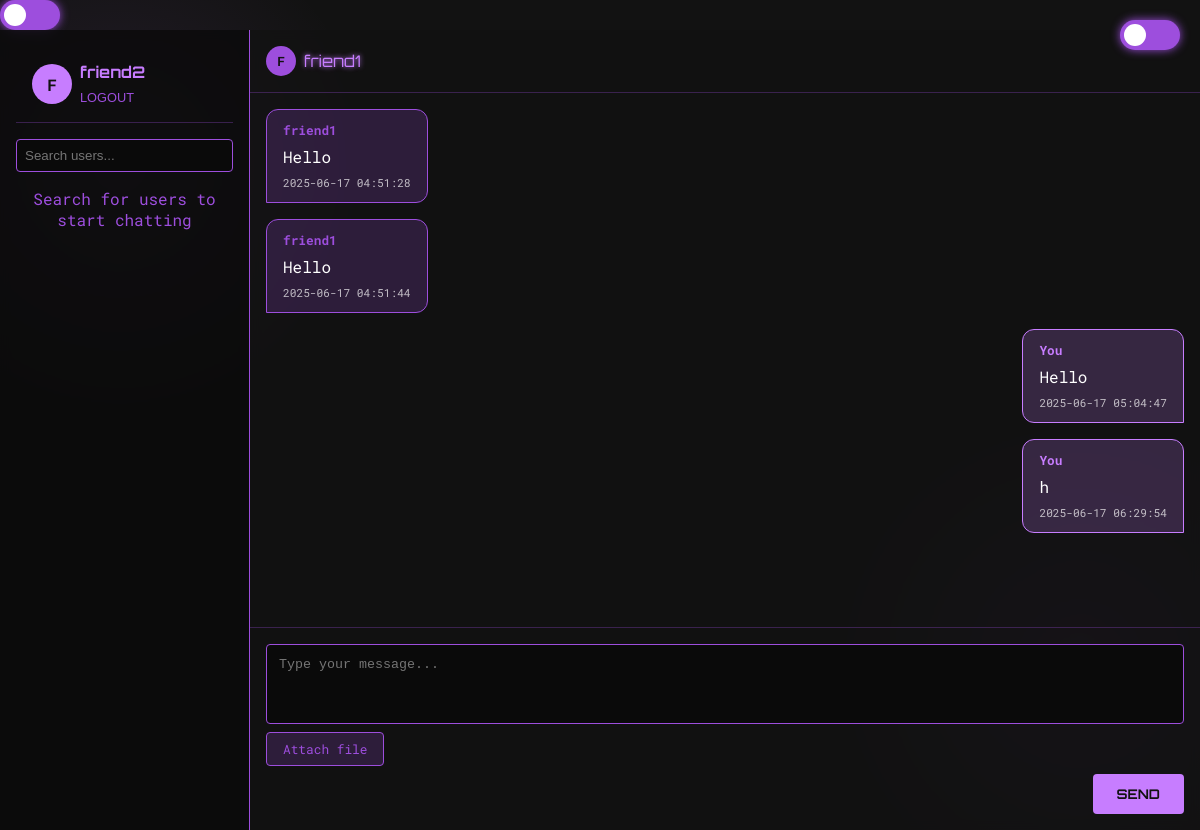
Page /chat/3c672fcc-c4d3-4ed5-8897-209080c1c3c2 (signed in) on the committed database.
### tables this page shows
CREATE TABLE users (
                id TEXT PRIMARY KEY,
                username TEXT UNIQUE NOT NULL,
                password_hash TEXT NOT NULL,
                created_at TIMESTAMP DEFAULT CURRENT_TIMESTAMP
            );

CREATE TABLE messages (
                id TEXT PRIMARY KEY,
                sender_id TEXT REFERENCES users(id),
                receiver_id TEXT REFERENCES users(id),
                message_type TEXT NOT NULL,
                content TEXT NOT NULL,
                sent_at TIMESTAMP DEFAULT CURRENT_TIMESTAMP,
                is_read BOOLEAN DEFAULT FALSE
            );

### app.py (the view)
@app.route('/chat/<user_id>')
def chat(user_id):
    if 'user_id' not in request.cookies:
        return redirect(url_for('index'))
    current_user_id = request.cookies.get('user_id')
    other_user = get_user(user_id)
    if not other_user:
        flash('User not found', 'error')
        return redirect(url_for('search'))
    messages = get_messages(current_user_id, user_id)
    unread_counts = get_unread_count(current_user_id)
    return render_template('messaging.html',
                           user_id=current_user_id,
                           username=request.cookies.get('username'),
                           other_user=other_user,
                           messages=messages,
                           search_results=[],
                           unread_counts=unread_counts)

### app.py (called while the page is built)
def get_db():
    conn = sqlite3.connect(DATABASE)
    conn.row_factory = sqlite3.Row
    return conn

def get_user(user_id):
    with get_db() as conn:
        cur = conn.cursor()
        cur.execute("SELECT id, username FROM users WHERE id = ?", (user_id,))
        user = cur.fetchone()
        cur.close()
        return dict(user) if user else None

def get_unread_count(user_id):
    with get_db() as conn:
        cur = conn.cursor()
        cur.execute("SELECT sender_id, COUNT(*) as count FROM messages WHERE receiver_id = ? AND is_read = FALSE GROUP BY sender_id",
                    (user_id,))
        results = cur.fetchall()
        cur.close()
        return {row["sender_id"]: row["count"] for row in results}

### templates/messaging.html (shortened to what this page needs)
<!DOCTYPE html>
<html>
<head>
    <label class="theme-switch">
  <span class="slider"></span>
</label>
</head>
<body>
    <div class="app-container">
        <div class="sidebar">
            <div class="header">
                <div class="user-info">
                    <div class="user-avatar">{{ username[0]|upper }}</div>
                    <div>
                        <div class="username">{{ username }}</div>
                        <button class="logout-btn" onclick="window.location='{{ url_for('logout') }}'">LOGOUT</button>
                    </div>
                </div>
            </div>
            <div class="search-container">
                <form method="get" action="{{ url_for('search') }}">
                    <input type="text" name="q" class="search-input" placeholder="Search users..." value="{{ request.args.get('q', '') }}">
                </form>
            </div>
            <div class="user-list">
                {% if search_results %}
                    {% for user in search_results %}
                        <div class="user-item {% if other_user and user.id == other_user.id %}active{% endif %} {% if unread_counts[user.id] %}unread{% endif %}"
                            onclick="window.location='{{ url_for('chat', user_id=user.id) }}'">
                            <div class="user-avatar-sm">{{ user.username[0]|upper }}</div>
                            <div>{{ user.username }}</div>
                        </div>
                    {% endfor %}
                {% else %}
                    <div style="color: var(--secondary); text-align: center;">Search for users to start chatting</div>
                {% endif %}
            </div>
        </div>
        <div class="chat-container">
            {% if other_user %}
                <div class="chat-header">
                    <div class="user-avatar-sm">{{ other_user.username[0]|upper }}</div>
                    <div class="chat-title">{{ other_user.username }}</div>
                </div>
                <div class="message-area" id="message-area">
                    {% for msg in messages %}
                        <div class="message {% if msg.sender_id == user_id %}sent{% else %}received{% endif %}">
                            <div class="message-sender">
                                {% if msg.sender_id == user_id %}You{% else %}{{ msg.sender_name }}{% endif %}
                            </div>
                            {% if msg.message_type == 'text' %}
                                <div class="message-content">{{ msg.content }}</div>
                            {% elif msg.message_type == 'image' %}
                                <img src="{{ url_for('uploaded_file', filename=msg.content) }}" class="message-media">
                            {% elif msg.message_type == 'video' %}
                                <video controls class="message-media">
                                    <source src="{{ url_for('uploaded_file', filename=msg.content) }}">
                                    Your browser doesn't support videos
                                </video>
                            {% elif msg.message_type == 'document' %}
                                <a href="{{ url_for('uploaded_file', filename=msg.content) }}" class="file-link">
                                    Download {{ msg.content.split('.')[-1].upper() }} file
                                </a>
                            {% endif %}
                            <div class="message-time">{{ msg.sent_at }}</div>
                        </div>
                    {% endfor %}
                </div>
                <form method="post" action="{{ url_for('send_message', receiver_id=other_user.id) }}" enctype="multipart/form-data" class="input-area">
                    <textarea name="message_text" class="message-input" placeholder="Type your message..." required></textarea>
                    <div class="file-input-container">
                        <label for="file-upload" class="file-input-label">Attach file</label>
                    </div>
                    <button type="submit" class="send-btn">SEND</button>
                </form>
            {% else %}
                <div class="neon-center">
  <div class="empty-icon">💬</div>
  <h2>Start a conversation by selecting a user!</h2>
</div>
            {% endif %}
        </div>
        <div style="position: absolute; top: 20px; right: 20px;">
    <label class="theme-switch">
        <span class="slider"></span>
    </label>
</div>
    </div>
</body>
</html>

### templates/messaging.html (style rules this page uses)
:root { --primary: #c77dff; --secondary: #9d4edd; --dark: #121212; --darker: #0a0a0a; --light: #e0e0e0; --neon-shadow: 0 0 10px var(--primary), 0 0 20px var(--primary); }
* { box-sizing: border-box; margin: 0; padding: 0; }
body { font-family: 'Roboto Mono', monospace; background-color: var(--dark); color: var(--light); min-height: 100vh; display: flex; flex-direction: column; background-image: radial-gradient(circle at 10% 20%, rgba(199, 125, 255, 0.1) 0%, transparent 20%), radial-gradient(circle at 90% 80%, rgba(157, 78, 221, 0.1) 0%, transparent 20%); }
.app-container { display: flex; flex: 1; overflow: hidden; }
.sidebar { width: 250px; background-color: rgba(10, 10, 10, 0.8); border-right: 1px solid var(--secondary); padding: 1rem; display: flex; flex-direction: column; backdrop-filter: blur(5px); }
.header { padding: 1rem; border-bottom: 1px solid rgba(157, 78, 221, 0.3); margin-bottom: 1rem; }
.user-info { display: flex; align-items: center; gap: 0.5rem; }
.user-avatar { width: 40px; height: 40px; border-radius: 50%; background-color: var(--primary); display: flex; align-items: center; justify-content: center; color: var(--dark); font-weight: bold; }
.username { font-weight: bold; color: var(--primary); font-family: 'Orbitron', sans-serif; }
.logout-btn { background: none; border: none; color: var(--secondary); cursor: pointer; font-size: 0.8rem; margin-top: 0.5rem; transition: color 0.3s; }
.search-container { margin-bottom: 1rem; }
.search-input { width: 100%; padding: 0.5rem; background-color: var(--darker); border: 1px solid var(--secondary); border-radius: 4px; color: var(--light); }
.user-list { flex: 1; overflow-y: auto; }
.user-avatar-sm { width: 30px; height: 30px; border-radius: 50%; background-color: var(--secondary); display: flex; align-items: center; justify-content: center; color: var(--dark); font-weight: bold; font-size: 0.8rem; }
.chat-container { flex: 1; display: flex; flex-direction: column; background-color: rgba(18, 18, 18, 0.7); backdrop-filter: blur(5px); height: 100vh; }
.chat-header { padding: 1rem; border-bottom: 1px solid rgba(157, 78, 221, 0.3); display: flex; align-items: center; gap: 0.5rem; }
.chat-title { font-family: 'Orbitron', sans-serif; color: var(--primary); text-shadow: 0 0 5px var(--primary); }
.message-area { flex: 1; padding: 1rem; overflow-y: auto; display: flex; flex-direction: column; gap: 1rem; }
.message { max-width: 70%; padding: 0.75rem 1rem; border-radius: 12px; position: relative; word-wrap: break-word; }
.sent { align-self: flex-end; background-color: rgba(199, 125, 255, 0.2); border: 1px solid var(--primary); border-bottom-right-radius: 0; }
.received { align-self: flex-start; background-color: rgba(157, 78, 221, 0.2); border: 1px solid var(--secondary); border-bottom-left-radius: 0; }
.message-sender { font-weight: bold; font-size: 0.8rem; margin-bottom: 0.25rem; }
.sent .message-sender { color: var(--primary); }
.received .message-sender { color: var(--secondary); }
.message-content { margin: 0.5rem 0; }
.message-time { font-size: 0.7rem; opacity: 0.7; text-align: right; }
.input-area { padding: 1rem; border-top: 1px solid rgba(157, 78, 221, 0.3); display: flex; flex-direction: column; gap: 0.5rem; }
.message-input { width: 100%; padding: 0.75rem; background-color: var(--darker); border: 1px solid var(--secondary); border-radius: 4px; color: var(--light); resize: none; min-height: 80px; }
.file-input-container { display: flex; align-items: center; gap: 0.5rem; }
.file-input-label { padding: 0.5rem 1rem; background-color: rgba(157, 78, 221, 0.2); border: 1px solid var(--secondary); border-radius: 4px; color: var(--secondary); cursor: pointer; font-size: 0.8rem; }
.send-btn { padding: 0.75rem 1.5rem; background-color: var(--primary); color: var(--dark); border: none; border-radius: 4px; font-family: 'Orbitron', sans-serif; font-weight: bold; cursor: pointer; align-self: flex-end; }
.theme-switch { position: relative; display: inline-block; width: 60px; height: 30px; }
.slider { position: absolute; cursor: pointer; background-color: #9d4edd; border-radius: 30px; top: 0; left: 0; right: 0; bottom: 0; transition: .4s; box-shadow: 0 0 10px #9d4edd; }
.slider::before { position: absolute; content: ""; height: 22px; width: 22px; left: 4px; bottom: 4px; background-color: white; border-radius: 50%; transition: .4s; }
.dark-mode { background-color: #121212; color: #ffffff; }

### rows in the picture
users: username "friend2"
users: username "F", username "friend1"
messages: sender_name "friend1", content "Hello", sent_at "2025-06-17 04:51:28"
messages: sender_name "friend1", content "Hello", sent_at "2025-06-17 04:51:44"
messages: shows "You", content "Hello", sent_at "2025-06-17 05:04:47"
messages: shows "You", content "h", sent_at "2025-06-17 06:29:54"

### other values in the picture
{{ username[0]|upper }} "F"
